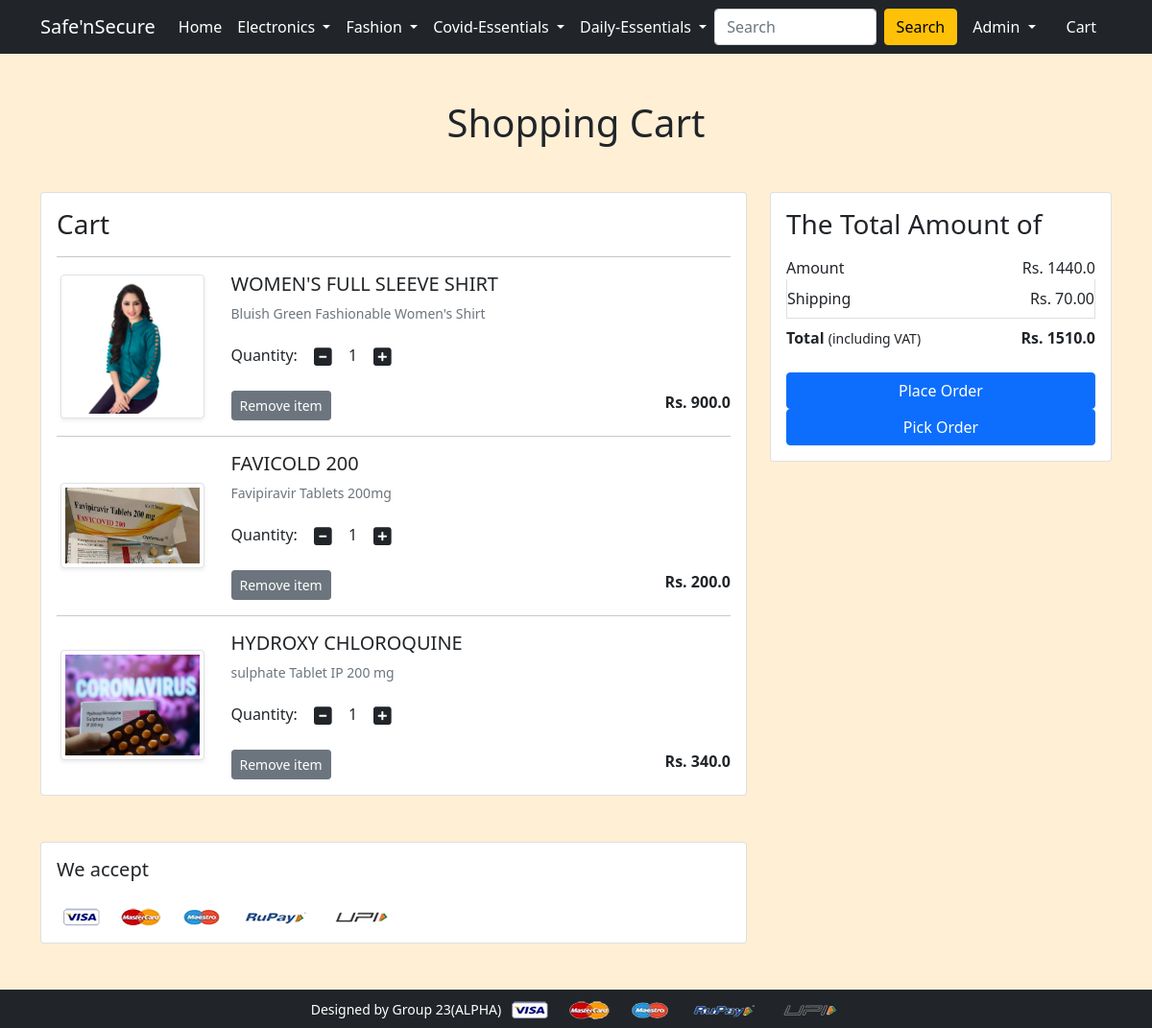
The app's page /cart/ (signed in) with its own data.
### app/models.py (models this page shows, shortened)
class Cart(models.Model):
    user = models.ForeignKey(User,on_delete=models.CASCADE)
    product = models.ForeignKey(Product,on_delete=models.CASCADE)
    quantity = models.PositiveIntegerField(default=1)

class Product(models.Model):
    title = models.CharField(max_length=100)
    selling_price = models.FloatField()
    discounted_price = models.FloatField()
    description = models.TextField()
    brand = models.CharField(max_length=100)
    category = models.CharField(choices=CATEGORY_CHOICES,max_length=2)
    product_image = models.ImageField(upload_to="productimg")
    pincode_of_shop = models.CharField(max_length=10)
    address=models.TextField(default ="")
    shop_name= models.CharField(max_length=100,default="")

### app/views.py (the view)
# urls.py: path('cart/', views.show_cart, name='showcart'),
@login_required()
def show_cart(request):
    if request.user.is_authenticated:
        user = request.user
        cart = Cart.objects.filter(user=user)
        print(cart)
        amount = 0.0
        shipping_amount = 70.0
        total_amount = 0.0
        cart_product = [p for p in Cart.objects.all() if p.user == request.user]
        if cart_product:
            for p in cart_product:
                tempamount= (p.quantity * p.product.discounted_price)
                amount += tempamount
                totalamount = amount + shipping_amount
            return render(request, 'app/addtocart.html',{'cart':cart ,'totalamount':totalamount, 'amount':amount})
        else:
            return render(request, 'app/emptycart.html')

### app/templates/app/addtocart.html (shortened to what this page needs)
{% extends 'app/base.html' %}
{% load static %}
{% block main-content %}
<div class="container my-5">
 <div class="row">
  <h1 class="text-center mb-5">Shopping Cart</h1>
  <div class="col-sm-8">
  <div class="card">
   <div class="card-body">
    <h3>Cart</h3>
    {% for m in cart %}
    <hr>
    <div class="row">
     <div class="col-sm-3 text-center align-self-center"><img src="{{m.product.product_image.url}}" alt="" srcset="" class="img-fluid img-thumbnail shadow-sm" height="150" width="150"> </div>
     <div class="col-sm-9">
      <div>
       <h5>{{m.product.title}}</h5>
       <p class="mb-2 text-muted small">{{m.product.description}}</p>
       <div class="my-3">
        <label for="quantity">Quantity:</label>
        <a class="minus-cart btn" pid="{{m.product.id}}"><i class="fas fa-minus-square fa-lg"></i></a>
          <span id="quantity">{{m.quantity}}</span>
        <a class="plus-cart btn" pid="{{m.product.id}}"><i class="fas fa-plus-square fa-lg"></i></a>
       </div>
       <div class="d-flex justify-content-between">
        <a href="#" class="btn btn-sm btn-secondary mr-3 remove-cart" pid="{{m.product.id}}">Remove item </a>
        <p class="mb-0"><span><strong>Rs. {{m.product.discounted_price}}</strong></span></p>
       </div>
      </div>
     </div>
    </div>
    {% endfor %}
   </div>
   </div>
  </div>
  <div class="col-sm-4">
   <div class="card">
    <div class="card-body">
      <h3>The Total Amount of</h3>
      <ul class="list-group">
       <li class="list-group-item d-flex justify-content-between align-items-center border-0 px-0 pb-0">Amount<span>Rs. <span id="amount">{{amount}}</span></span></li>
       <li class="list-group-item d-flex justify-content-between align-items-center px-0">Shipping<span>Rs. 70.00</span></li>
       <li class="list-group-item d-flex justify-content-between align-items-center border-0 px-0 mb-3">
        <div>
           <strong>Total</strong> <small>(including VAT)</small>
         </div>
         <span><strong>Rs. <strong id="totalamount">{{totalamount}}</strong></strong></span>
       </li>
      </ul>
      <div class="d-grid"><a href="{% url 'checkout' %}" class="btn btn-primary">Place Order</a></div>
      <div class="d-grid"><a href="{% url 'checkout2' %}" class="btn btn-primary">Pick Order</a></div>
    </div>
   </div>
  </div>
 </div>
</div>
<div class="container">
 <div class="row">
  <div class="col-sm-8">
   <div class="card">
    <div class="card-body">
      <h5 class="mb-4">We accept</h5>
      <img src="{% static 'app/images/payment.png' %}" alt="paymentmethods" class="img-fluid">
    </div>
  </div>
  </div>
 </div>
</div>
{% endblock main-content %}

### app/templates/app/base.html (shortened to what this page needs)
<!doctype html>
{% load static %}
<html lang="en">
  <head>
    <link href="https://cdn.jsdelivr.net/npm/bootstrap@5.0.0-beta1/dist/css/bootstrap.min.css" rel="stylesheet">
    <link rel="stylesheet" href="{% static 'app/css/owl.carousel.min.css' %}">
    <link rel="stylesheet" href="{% static 'app/css/all.min.css' %}">
    <link rel="stylesheet" href="{% static 'app/css/style.css' %}">
  </head>
  <body>
    <nav class="navbar navbar-dark bg-dark navbar-expand-lg">
    <div class="container">
       <a class="navbar-brand" href="/">Safe'nSecure</a>
       <div class="collapse navbar-collapse" id="navbarSupportedContent">
         <ul class="navbar-nav me-auto mb-2 mb-lg-0">
           <li class="nav-item">
             <a class="nav-link active" aria-current="page" href="/">Home</a>
           </li>
           <li class="nav-item dropdown">
             <a class="nav-link dropdown-toggle text-white" id="electronicsDropdown" role="button" data-bs-toggle="dropdown" aria-expanded="false">
               Electronics
             </a>
           </li>
           <li class="nav-item dropdown">
             <a class="nav-link dropdown-toggle text-white" id="fashionDropdown" role="button" data-bs-toggle="dropdown" aria-expanded="false">
               Fashion
             </a>
           </li>
             <li class="nav-item dropdown">
             <a class="nav-link dropdown-toggle text-white" id="fashionDropdown" role="button" data-bs-toggle="dropdown" aria-expanded="false">
               Covid-Essentials
             </a>
           </li>
             <li class="nav-item dropdown">
             <a class="nav-link dropdown-toggle text-white" id="fashionDropdown" role="button" data-bs-toggle="dropdown" aria-expanded="false">
               Daily-Essentials
             </a>
           </li>
         </ul>
         <form class="d-flex" action="{% url 'searchbar' %}" method="get">
           <input class="form-control me-2" type="text" placeholder="Search" aria-label="Search" name="search">
           <button class="btn btn-warning" type="submit">Search</button>
         </form>
         <div>
          <ul class="navbar-nav me-auto mb-2 mb-lg-0">
              {% if request.user.is_authenticated %}
           <li class="nav-item dropdown mx-2">
              <a class="nav-link dropdown-toggle text-white" id="profileDropdown" role="button" data-bs-toggle="dropdown" aria-expanded="false">
                  {{request.user.username|capfirst}}
              </a>
            </li>
            <li class="nav-item mx-2">
             <a href="{% url 'showcart' %}" class="nav-link text-white"> Cart </a>
            </li>
              {% endif %}
          </ul>
         </div>
       </div>
     </div>
    </nav>
    {% block main-content %} {% endblock main-content %}
    <footer class="container-fluid bg-dark text-center p-2 mt-5">
        <small class="text-white">Designed by Group 23(ALPHA)</small>
        <img src="{% static 'app/images/payment.png' %}" alt="" srcset="" class="img-fluid" height="2px">
    </footer>
  </body>
</html>

### app/templates/app/base.html (style rules this page uses)
body { background-color:#ffefd5; }

### records on screen
Cart: product.product_image (picture), product "WOMEN'S FULL SLEEVE SHIRT", product.description "Bluish Green Fashionable Women's Shirt", quantity "1", product.discounted_price "900.0"
Cart: product.product_image (picture), product "FAVICOLD 200", product.description "Favipiravir Tablets 200mg", quantity "1", product.discounted_price "200.0"
Cart: product.product_image (picture), product "HYDROXY CHLOROQUINE", product.description "sulphate Tablet IP 200 mg", quantity "1", product.discounted_price "340.0"

### other values on screen
{{ request.user.username|capfirst }} "Admin"
{{ amount }} "1440.0"
{{ totalamount }} "1510.0"
